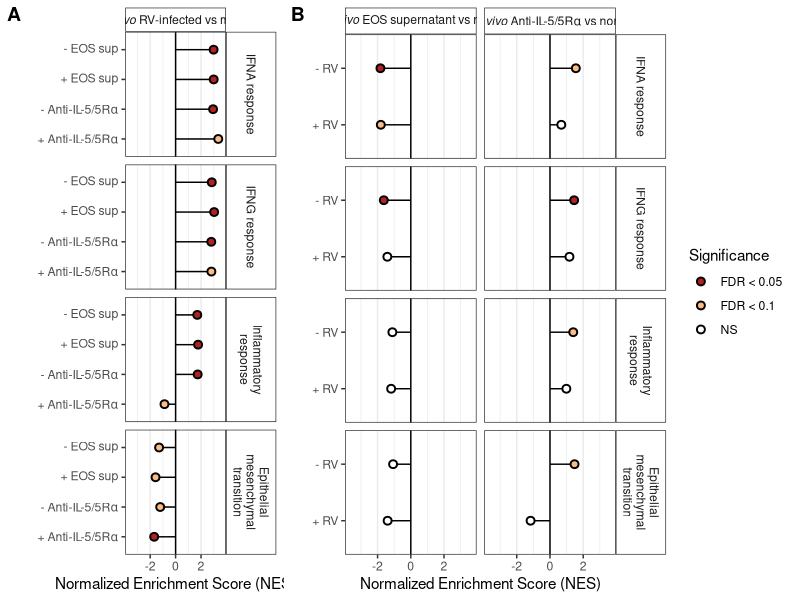

Reproduce this figure in R.
#### Setup ####
library(tidyverse)
library(cowplot)
library(limma)
set.seed(4389)

#### Data ####
H <- read_csv("results/GSEA/h_GSEA.result.csv")
fdr.cut <- 0.1

#### Subset significant ####
#list all terms with at least 1 significant treatment contrast
term.OI.t <- H %>% 
  filter(fgsea.FDR <= fdr.cut & gage.FDR <= fdr.cut) %>% 
  filter(group %in% c("AntiIL5_nonenone_none", "AntiIL5_HRVnone_HRV",
                      "EOSsupp_nonenone_none", "EOSsupp_HRVnone_HRV")) %>% 
  distinct(pathway) %>% unlist(use.names=FALSE)

#list all terms with at least 1 significant virus contrast 
term.OI.v <- H %>% 
  filter(fgsea.FDR <= fdr.cut & gage.FDR <= fdr.cut) %>% 
  filter(group %in% c("none_HRVnone_none","AntiIL5_HRVAntiIL5_none",
                      "EOSsupp_HRVEOSsupp_none")) %>% 
  distinct(pathway) %>% unlist(use.names=FALSE)

#Find terms with both t and v cutoffs
term.OI <- intersect(term.OI.t, term.OI.v)


#### Combine data and format labels ####
h.plot.dat <- H %>% 
  filter(pathway %in% term.OI) %>% 
  #Add experi group
  mutate(experi = c(rep("AntiIL5",nrow(.)/2),rep("EOSsup",nrow(.)/2))) %>% 
  mutate(group1 = recode(group,
                                "AntiIL5_HRVAntiIL5_none"='"+ Anti-IL-5/5R"*alpha',
                                "EOSsupp_HRVEOSsupp_none"='"+ EOS sup"',

                                "EOSsupp_HRVnone_HRV"="+ RV",
                                "AntiIL5_HRVnone_HRV"="+ RV",
                                "EOSsupp_nonenone_none"="- RV",
                                "AntiIL5_nonenone_none"="- RV"),
         group1 = ifelse(group1 == "none_HRVnone_none" & experi == "AntiIL5",
                         '"- Anti-IL-5/5R"*alpha',
                         ifelse(group1 == "none_HRVnone_none" & experi == "EOSsup",
                                '"- EOS sup"', group1)),
         group2 = recode_factor(factor(group),
            "none_HRVnone_none"='italic("Ex vivo")~"RV-infected vs media"',
            "EOSsupp_HRVEOSsupp_none"='italic("Ex vivo")~"RV-infected vs media"',
            "AntiIL5_HRVAntiIL5_none"='italic("Ex vivo")~"RV-infected vs media"',
                                
            "EOSsupp_HRVnone_HRV"='italic("Ex vivo")~"EOS supernatant vs none"',
            "AntiIL5_HRVnone_HRV"='italic("In vivo")~"Anti-IL-5/5R"*alpha~"vs none"',
            "EOSsupp_nonenone_none"='italic("Ex vivo")~"EOS supernatant vs none"',
            "AntiIL5_nonenone_none"='italic("In vivo")~"Anti-IL-5/5R"*alpha~"vs none"')) %>% 
  #order factors
  mutate(group1 = factor(group1, levels=c('"+ Anti-IL-5/5R"*alpha','"- Anti-IL-5/5R"*alpha',
                                          '"+ EOS sup"','"- EOS sup"', 
                                          '+ RV', '- RV'))) %>% 
  mutate(Significance = ifelse(fgsea.FDR <= 0.05 & 
                                 gage.FDR <= 0.05 & 
                                 fgsea.FC == gage.FC, 
                               "FDR < 0.05",
                               ifelse(fgsea.FDR <= 0.1 & 
                                        gage.FDR <= 0.1 & 
                                        fgsea.FC == gage.FC, 
                                      "FDR < 0.1", "NS"))) %>% 
  mutate(pathway = gsub("HALLMARK_", "", pathway)) %>% 
  #Reorder terms
  mutate(pathway.ord = recode_factor(factor(pathway),
                                     "INTERFERON_ALPHA_RESPONSE"="IFNA response",
                                     "INTERFERON_GAMMA_RESPONSE"="IFNG response",
                                     "INFLAMMATORY_RESPONSE"="Inflammatory\nresponse",
                                     "EPITHELIAL_MESENCHYMAL_TRANSITION"="Epithelial\nmesenchymal\ntransition"))

#### Plot A: virus ####
h.plot1 <- h.plot.dat %>% 
  filter(group2=='italic("Ex vivo")~"RV-infected vs media"') %>% 
  
  ggplot(aes(x=group1, y=fgsea.NES)) +
  geom_segment(aes(x=group1, xend=group1, y=0, yend=fgsea.NES)) +
  geom_point(size=2, aes(fill = Significance),
             shape=21, stroke=1) +
  geom_hline(yintercept = 0) +
  
  scale_fill_manual(values=c("firebrick", "#fdbb84", "white")) +
  lims(y=c(-3.6,3.6)) +
  coord_flip() +
  labs(x="", y="Normalized Enrichment Score (NES)") + 
  facet_grid(pathway.ord~group2, scales="free_y", 
             labeller = labeller(group2=label_parsed)) +
  theme_bw() +
  theme(legend.position = "none") +
  theme(panel.grid.major.y = element_blank(),
        panel.grid.minor.y = element_blank(),
        strip.background =element_rect(fill="white")) +
  scale_x_discrete(labels = ggplot2:::parse_safe)

#h.plot1

#### Plot B/C: EOS supernatant and anti-IL% therapy ####
h.plot2 <- h.plot.dat %>% 
  filter(group2!='italic("Ex vivo")~"RV-infected vs media"') %>% 
  
  ggplot(aes(x=group1, y=fgsea.NES)) +
  geom_segment(aes(x=group1, xend=group1, y=0, yend=fgsea.NES)) +
  geom_point(size=2, aes(fill = Significance),
             shape=21, stroke=1) +
  geom_hline(yintercept = 0) +
  
  scale_fill_manual(values=c("firebrick", "#fdbb84", "white")) +
  lims(y=c(-3.6,3.6)) +
  coord_flip() +
  labs(x="", y="Normalized Enrichment Score (NES)") + 
  facet_grid(pathway.ord~group2, scales="free_y",
             labeller = labeller(group2=label_parsed)) +
  theme_bw() +
  theme(panel.grid.major.y = element_blank(),
        panel.grid.minor.y = element_blank(),
        strip.background =element_rect(fill="white"))
#h.plot2

#### Save ####
h.plot.all <- plot_grid(h.plot1, h.plot2, ncol=2, rel_widths = c(0.55,1),
                        labels=c("A","B")) 
#h.plot.all
ggsave("publication/fig/Fig6.GSEA.pdf", h.plot.all, 
       width = 11, height = 5)
